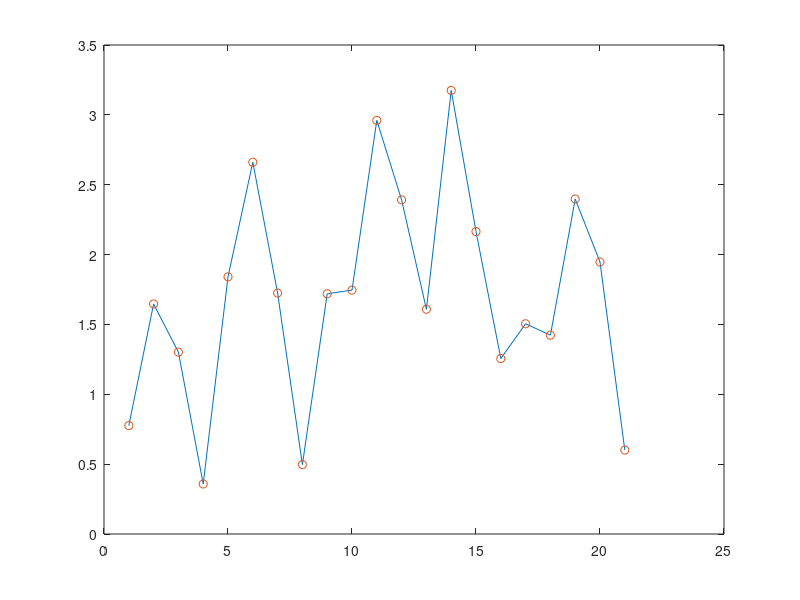
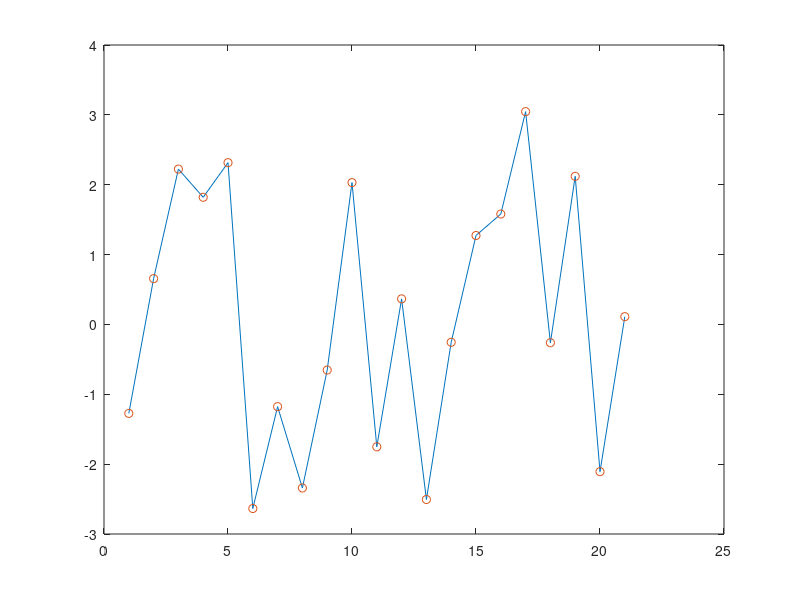

The MATLAB source for these figures, in order:
function myhilbert()

n = 21;
rnums = randn(n,1);

f = fft(rnums);

complexf = 1i*f;

posF = 2:floor(n/2)+mod(n,2);
negF = ceil(n/2)+1+~mod(n,2):n;

f(posF) = f(posF) + -1i*complexf(posF);
f(negF) = f(negF) + 1i*complexf(negF);

hilbertx = ifft(f);
hilbertm = hilbert(rnums);

figure; plot(abs(hilbertx)); hold on; plot(abs(hilbertx),'o')
figure; plot(angle(hilbertx)); hold on; plot(angle(hilbertm),'o')

end 